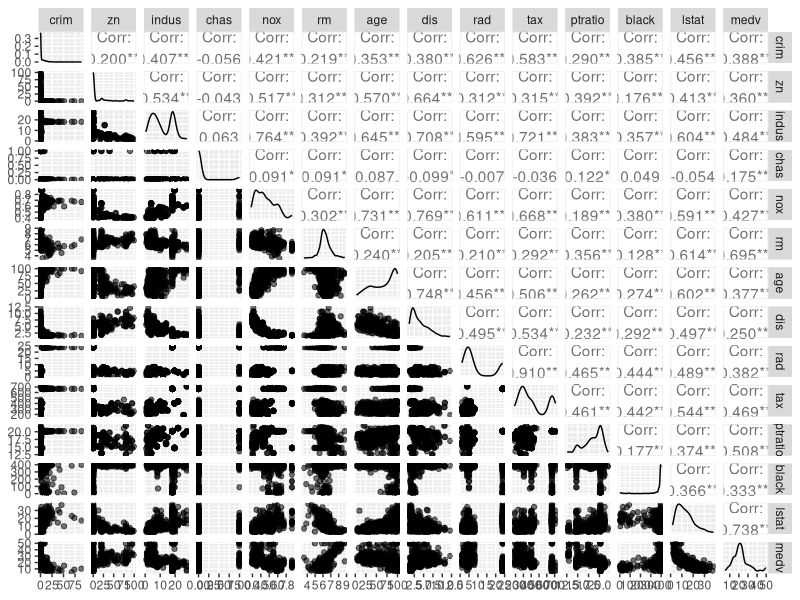
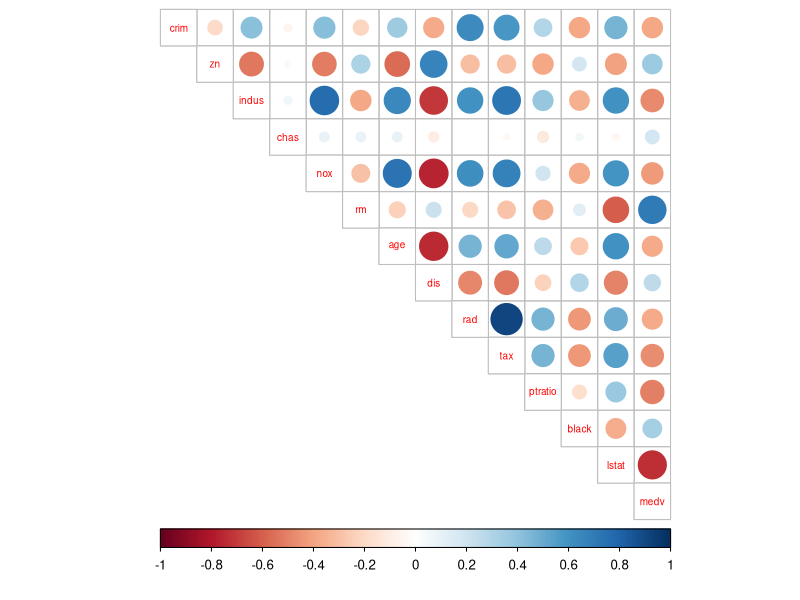
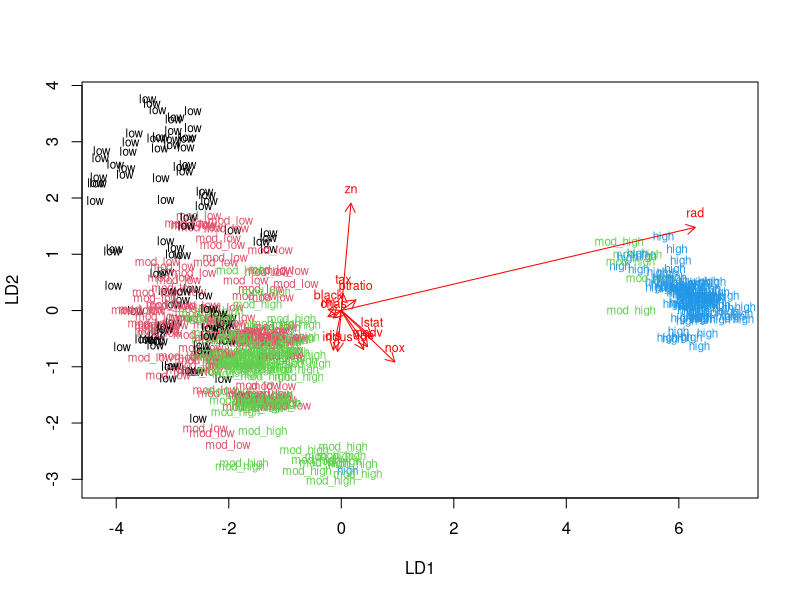
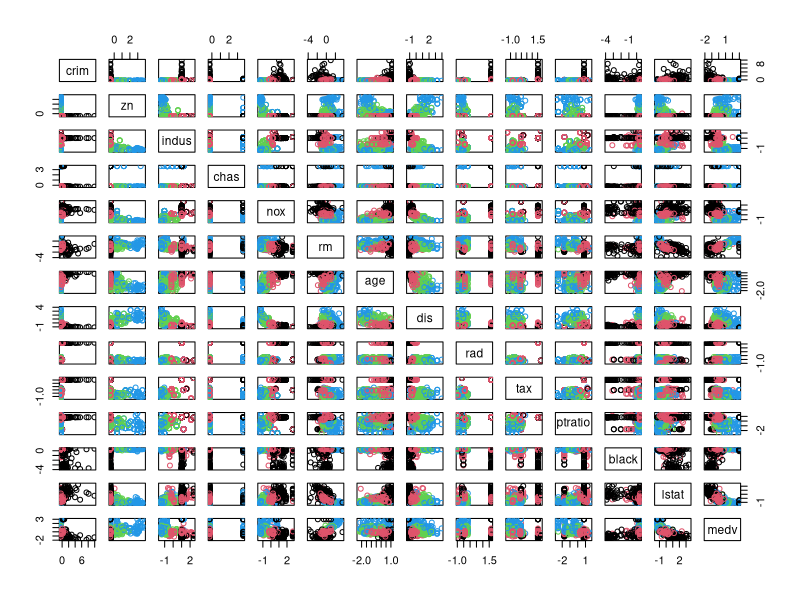

Reproduce these figures in R, in order.
## ---- chunk 1
library(MASS)
library(dplyr)
library(GGally)
library(ggplot2)
library(corrplot)
## ---- chunk 2
str(Boston)
dim(Boston)

summary(Boston$crim)

summary(Boston$tax)
## ---- chunk 3
p <- ggpairs(Boston, mapping = aes(alpha = 0.3), lower = list(combo = wrap("facethist", bins = 20)))
p
## ---- chunk 4
cor_matrix <- cor(Boston) %>% round(digits = 2)
cor_matrix
corrplot(cor_matrix, method="circle", type="upper", cl.pos="b", tl.pos="d", tl.cex=0.6)
## ---- chunk 5
myboston_scaled <- scale(Boston)
summary(myboston_scaled)
myboston_scaled <- as.data.frame(myboston_scaled)
## ---- chunk 6
cutoffs <- quantile(myboston_scaled$crim)
labels <- c("low", "mod_low", "mod_high", "high")
crim_cat <- cut(myboston_scaled$crim, breaks=cutoffs, include.lowest = TRUE, label = labels)
table(crim_cat)
## ---- chunk 7
myboston_scaled <- dplyr::select(myboston_scaled, -crim)
myboston_scaled <- data.frame(myboston_scaled, crim_cat)
str(myboston_scaled)
## ---- chunk 8
n <- nrow(myboston_scaled)
eighty_perc <- sample(n, size = n * 0.8)
train <- myboston_scaled[eighty_perc,]
test <- myboston_scaled[-eighty_perc,]
## ---- chunk 9
lda.fit <- lda(crim_cat ~ ., data = train)
lda.fit
## ---- chunk 10
lda.arrows <- function(x, myscale = 0.5, arrow_heads = 0.1, color = "red", tex = 0.75, choices = c(1,2)){
  heads <- coef(x)
  arrows(x0 = 0, y0 = 0, 
         x1 = myscale * heads[,choices[1]], 
         y1 = myscale * heads[,choices[2]], col=color, length = arrow_heads)
  text(myscale * heads[,choices], labels = row.names(heads), 
       cex = tex, col=color, pos=3)
}
classes <- as.numeric(train$crim_cat)
plot(lda.fit, dimen = 2, col = classes, pch = classes)
lda.arrows(lda.fit, myscale = 2)

## ---- chunk 11
correct_classes <- test$crim_cat
test <- dplyr::select(test, -crim_cat)
## ---- chunk 12
lda.pred <- predict(lda.fit, newdata = test)
table(correct = correct_classes, predicted = lda.pred$class)
## ---- chunk 13
total <- c(18+17+14+26+5+1+7+7)
total
## ---- chunk 14
corr <- c(18+17+14+26)
corr
## ---- chunk 15
wrong <- c(5+1+7+7)
wrong
## ---- chunk 16
ratio <- c(corr/total)
ratio
## ---- chunk 17
new_Boston <- Boston
str(new_Boston)
new_Boston_scaled <- scale(new_Boston) %>% as.data.frame()
class(new_Boston_scaled)
str(new_Boston_scaled)
## ---- chunk 18
dist_eu <- dist(new_Boston_scaled)
summary(dist_eu)
head(dist_eu)
## ---- chunk 19
km <-kmeans(dist_eu, centers=4)
pairs(new_Boston_scaled, col = km$cluster)
